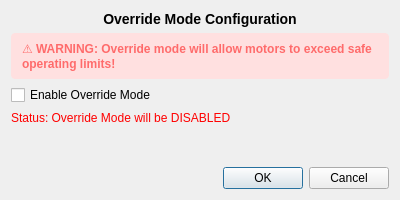
<?xml version="1.0" encoding="UTF-8"?>
<ui version="4.0">
 <class>OverrideDialog</class>
 <widget class="QDialog" name="OverrideDialog">
  <property name="geometry">
   <rect>
    <x>0</x>
    <y>0</y>
    <width>400</width>
    <height>200</height>
   </rect>
  </property>
  <property name="windowTitle">
   <string>Override Mode Settings</string>
  </property>
  <layout class="QVBoxLayout" name="verticalLayout">
   <item>
    <widget class="QLabel" name="label">
     <property name="text">
      <string>Override Mode Configuration</string>
     </property>
     <property name="alignment">
      <set>Qt::AlignmentFlag::AlignCenter</set>
     </property>
     <property name="styleSheet">
      <string>font-weight: bold; font-size: 14px;</string>
     </property>
    </widget>
   </item>
   <item>
    <widget class="QLabel" name="lblWarning">
     <property name="text">
      <string>⚠ WARNING: Override mode will allow motors to exceed safe operating limits!</string>
     </property>
     <property name="wordWrap">
      <bool>true</bool>
     </property>
     <property name="styleSheet">
      <string>color: #ff6b6b; background-color: #ffe0e0; padding: 8px; border-radius: 4px; font-weight: bold;</string>
     </property>
    </widget>
   </item>
   <item>
    <widget class="QCheckBox" name="chkEnableOverride">
     <property name="text">
      <string>Enable Override Mode</string>
     </property>
     <property name="styleSheet">
      <string>font-size: 12px;</string>
     </property>
    </widget>
   </item>
   <item>
    <widget class="QLabel" name="lblOverrideStatus">
     <property name="text">
      <string>Status: Override Mode will be DISABLED</string>
     </property>
     <property name="styleSheet">
      <string>color: red;</string>
     </property>
    </widget>
   </item>
   <item>
    <spacer name="verticalSpacer">
     <property name="orientation">
      <set>Qt::Orientation::Vertical</set>
     </property>
     <property name="sizeHint" stdset="0">
      <size>
       <width>20</width>
       <height>40</height>
      </size>
     </property>
    </spacer>
   </item>
   <item>
    <widget class="QDialogButtonBox" name="dbbMain">
     <property name="orientation">
      <set>Qt::Orientation::Horizontal</set>
     </property>
     <property name="standardButtons">
      <set>QDialogButtonBox::StandardButton::Cancel|QDialogButtonBox::StandardButton::Ok</set>
     </property>
    </widget>
   </item>
  </layout>
 </widget>
 <resources/>
 <connections/>
</ui>
